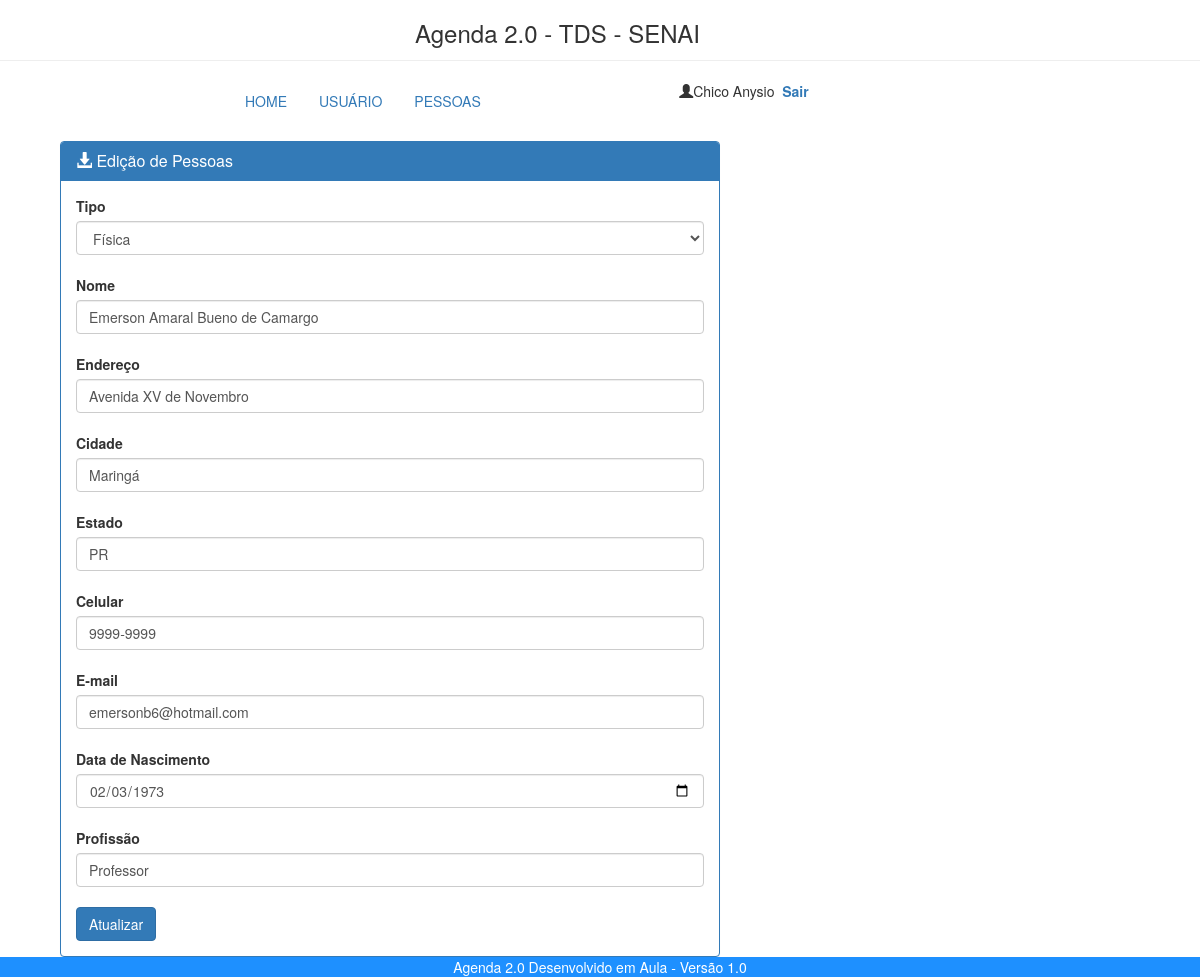
/editarpessoa.php?id=1 (signed in), run on the app's committed database.
### tables this page shows
CREATE TABLE `pessoa` (
  `id` int(11) NOT NULL,
  `tipo` varchar(10) NOT NULL,
  `nome` varchar(100) NOT NULL,
  `endereco` varchar(100) NOT NULL,
  `cidade` varchar(85) NOT NULL,
  `estado` varchar(2) NOT NULL,
  `celular` varchar(15) NOT NULL,
  `email` varchar(85) NOT NULL,
  `datanascimento` date NOT NULL,
  `profissao` varchar(85) NOT NULL
);

### editarpessoa.php (the view, shortened to what this page needs)
<!DOCTYPE HTML>
<html>
    <head>
        <link rel="stylesheet" href="https://maxcdn.bootstrapcdn.com/bootstrap/3.3.7/css/bootstrap.min.css"/>
    </head>
    <body>
        <header>
        <div class="col-md-4 col-md-offset-4"><h3>Agenda 2.0 - TDS - SENAI</h3></div>
        <br/><br/>
        </header>
        <nav>
        <hr/>
        <div class="col-xs-8 col-xs-offset-2">
            <div class="col-xs-6 col-xs-offset-0">
            <?php
                include("menu.php");
            ?>
           </div>
           <div class="col-xs-4 col-xs-offset-1">
           <?php
                echo "<span class='glyphicon glyphicon-user' aria-hidden='true'></span>";
                echo $_SESSION["user"];
                echo "<a href='sair.php' style='text-decoration: none; font-weight: bold;'>&nbsp;&nbsp;Sair</a>";
            ?>
            </div>
        </div>
        <br/>
        </nav>
        <section>
        <br/><br/>
        <?php
            include("conecta.php");
            $id = $_GET['id'];
            $sql2 = mysqli_query($conn, "SELECT * FROM pessoa WHERE id='$id'") or die(mysqli_error($conn));
            while($pessoa = mysqli_fetch_array($sql2)){
        ?>
        <div style="width: 65%; padding-left:5%; padding-right:5%;">
        <div class="panel panel-primary">
            <div class="panel-heading"><h3 class="panel-title"><span class="glyphicon glyphicon-download-alt" aria-hidden="true"></span>&nbsp;Edição de Pessoas</h3></div>
                <div class="panel-body">
                    <form name="cadpessoa" id="cadpessoa" action="editarpessoabd.php?id=<?php echo $id; ?>" method="post">
                        <label>Tipo</label>
                        <select name="tipopessoa" autofocus required="required" class="form-control">
                            <option value="fisica">Física</option>
                        </select>
                        <br/>
                        <label>Nome</label>
                        <input type="text" name="nome" value="<?php echo $pessoa['nome']; ?>" maxlength="85" required="required" class="form-control">
                        <br/>
                        <label>Endereço</label>
                        <input type="text" name="endereco" value="<?php echo $pessoa['endereco']; ?>" maxlength="85" required="required" class="form-control">
                        <br/>
                        <label>Cidade</label>
                        <input type="text" name="cidade" value="<?php echo $pessoa['cidade']; ?>" maxlength="80" class="form-control">
                        <br/>
                        <label>Estado</label>
                        <input type="text" name="estado" value="<?php echo $pessoa['estado']; ?>" maxlength="30" class="form-control">
                        <br/>
                        <label>Celular</label>
                        <input type="tel" name="celular" value="<?php echo $pessoa['celular']; ?>" maxlength="30" required="required" class="form-control">
                        <br/>
                        <label>E-mail</label>
                        <input type="email" name="email" value="<?php echo $pessoa['email']; ?>" maxlength="90" required="required" class="form-control">
                        <br/>
                        <label>Data de Nascimento</label>
                        <input type="date" name="datanascimento"  value="<?php echo $pessoa['datanascimento']; ?>" class="form-control">
                        <br/>
                        <label>Profissão</label>
                        <input type="text" name="profissao" value="<?php echo $pessoa['profissao']; ?>" maxlength="30" class="form-control">
                        <br/>
                        <input type="submit" value="Atualizar" class="btn btn-primary" />
                    </form>
                    <?php
                        }
                    ?>
                </div>
        </div>
        </div>
        </section>
        <footer>
        <div style="position: fixed; left: 0; bottom: 0; width: 100%; background-color: DodgerBlue; color: white; text-align: center;">Agenda 2.0 Desenvolvido em Aula - Versão 1.0</div>
        </footer>
    </body>
</html>

### data on the page
pessoa: nome "Emerson Amaral Bueno de Camargo", endereco "Avenida XV de Novembro", cidade "Maringá", estado "PR", celular "9999-9999", email "emersonb6@hotmail.com", datanascimento "02/03/1973", profissao "Professor"

### other printed values
$_SESSION["user"] "Chico Anysio"
